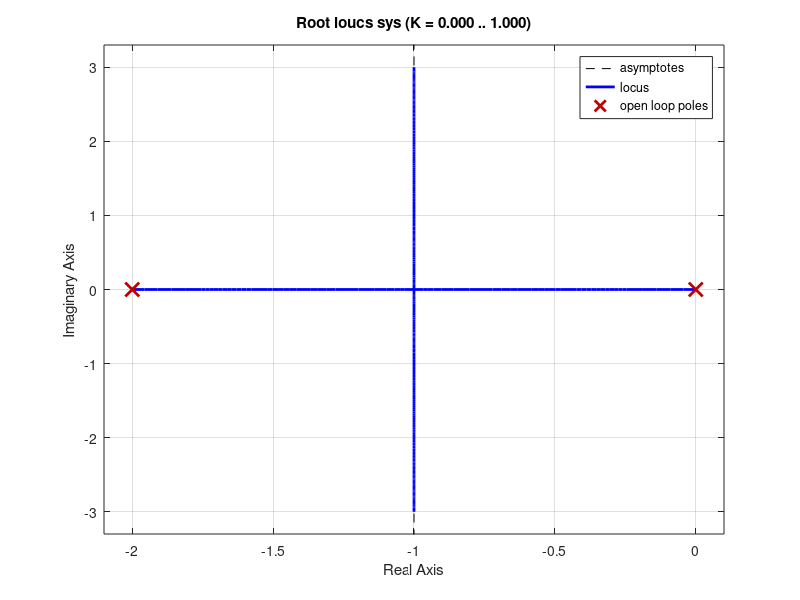
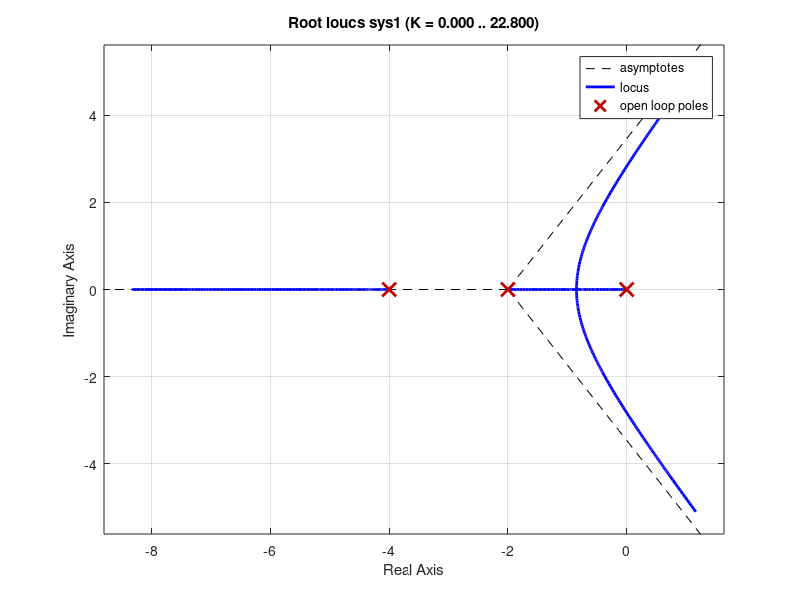
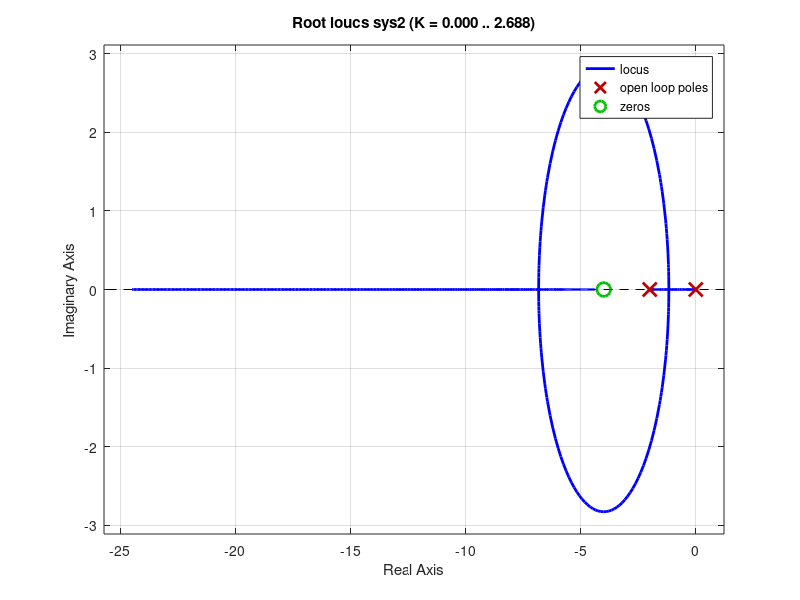
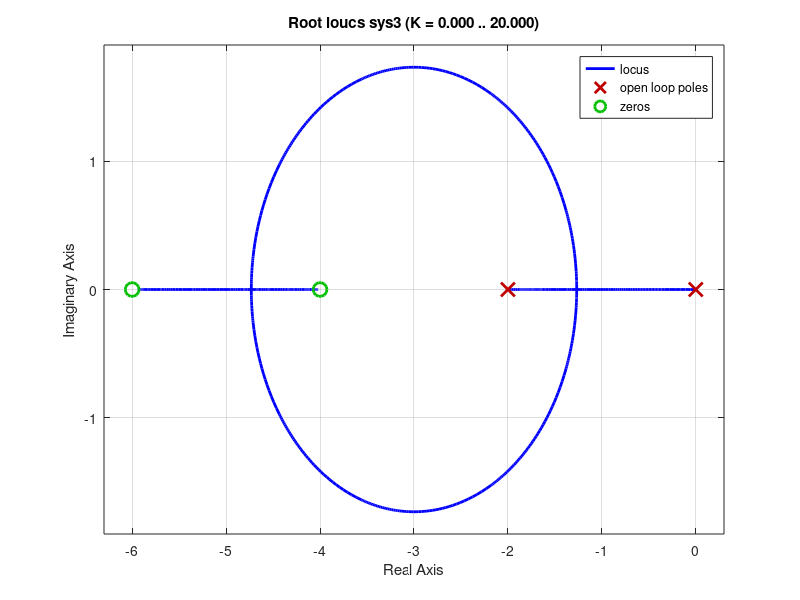

MATLAB code for these plots, in order:
clc;
clear all;
%normal tf
num = [10]
den = [1 2 0]
sys = tf(num,den)
figure(1)
rlocus(sys)

% adding pole at -4
den2=[1 6 8 0]
sys1 = tf(num,den2)
figure(2)
rlocus(sys1)

%adding zero at -4
num1 = [10 40]
sys2 = tf(num1,den)
figure(3)
rlocus(sys2)

%adding zero at -4 & -6
num2 = [10 100 240]
sys3 = tf(num2,den)
figure(4)
rlocus(sys3)
